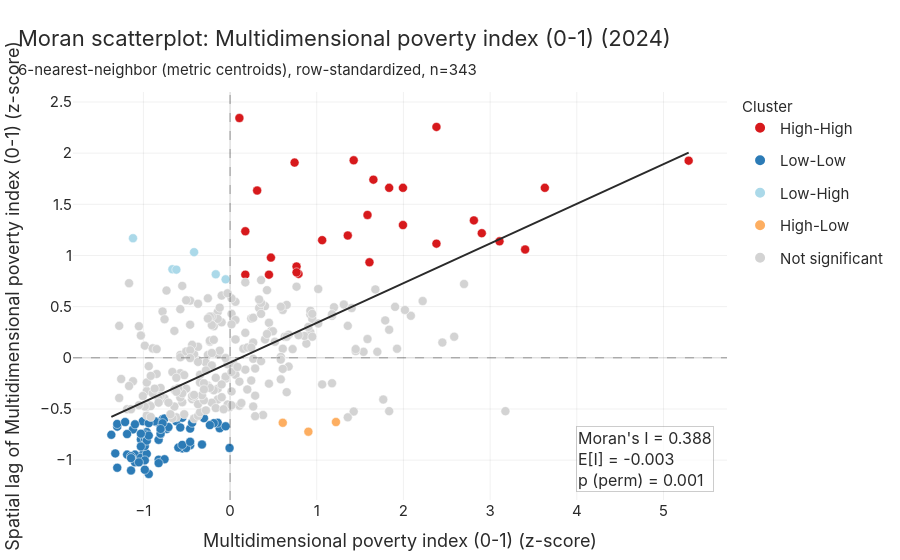

Notebook code for this chart:
### Markdown cell above
The second figure of a LISA result is the Moran scatterplot coloured by type:

### Code cell
lisa[2024].fig_scatter

### Figure 1 — Plotly figure (JSON) as saved in the notebook; plotly's stock layout.template omitted (floating-point values rounded to 4 significant figures; data arrays with more than 128 entries replaced by an {"elided": "..."} marker saying what was removed)
{"data": [{"customdata": [["Azurduy (BO-01-01-01)", 2.813, 1.343, "High-High"], ["Tarvita (BO-01-01-02)", 1.585, 1.396, "High-High"], ["Huacareta (BO-01-03-01)", 0.1759, 0.8124, "High-High"], ["Incahuasi (BO-01-05-02)", 2.904, 1.218, "High-High"], ["San Lucas (BO-01-05-03)", 1.426, 1.93, "High-High"], ["Villa Charcas (BO-01-05-04)", 1.995, 1.297, "High-High"], ["Poroma (BO-01-06-01)", 3.631, 1.661, "High-High"], ["Tacopaya (BO-02-02-02)", 0.4487, 0.8124, "High-High"], ["Aiquile (BO-02-05-01)", 0.3123, 1.635, "High-High"], ["Mizque (BO-02-12-02)", 0.1077, 2.343, "High-High"], ["Vila Vila (BO-02-12-03)", 3.108, 1.138, "High-High"], ["TIOC-Raqaypampa (BO-02-12-04)", 5.291, 1.926, "High-High"], ["San Ignacio (BO-03-06-01)", 0.4714, 0.9791, "High-High"], ["Santa Ana (BO-03-08-02)", 0.7897, 0.82, "High-High"], ["TIOC-Territorio Indígena Multiétnico (BO-03-09-01)", 2.381, 1.116, "High-High"], ["Choquecota (BO-05-02-01)", 0.7669, 0.892, "High-High"], ["Curahuara de Carangas (BO-05-11-01)", 0.1759, 1.237, "High-High"], ["Sacaca (BO-07-01-02)", 0.7669, 0.8351, "High-High"], ["San Pedro (BO-07-03-01)", 3.404, 1.059, "High-High"], ["Toro Toro (BO-07-03-02)", 2.381, 2.256, "High-High"], ["Colquechaca (BO-07-04-01)", 1.654, 1.741, "High-High"], ["Ocurí (BO-07-04-02)", 1.995, 1.661, "High-High"], ["Pocoata (BO-07-04-03)", 1.062, 1.15, "High-High"], ["Ravelo (BO-07-04-04)", 1.835, 1.661, "High-High"], ["San Pedro de Macha (BO-07-04-05)", 1.358, 1.195, "High-High"], ["Acasio (BO-07-08-01)", 0.7442, 1.907, "High-High"], ["Tinguipaya (BO-07-16-02)", 1.608, 0.9337, "High-High"]], "hovertemplate": "<b>%{customdata[0]}</b><br>Multidimensional poverty index (0-1) (z): %{customdata[1]:.3f}<br>spatial lag (z): %{customdata[2]:.3f}<br>%{customdata[3]}<extra></extra>", "legendgroup": "High-High", "marker": {"color": "#d7191c", "line": {"color": "white", "width": 0.5}, "size": 9}, "mode": "markers", "name": "High-High", "showlegend": true, "type": "scatter", "x": [2.813, 1.585, 0.1759, 2.904, 1.426, 1.995, 3.631, 0.4487, 0.3123, 0.1077, 3.108, 5.291, 0.4714, 0.7897, 2.381, 0.7669, 0.1759, 0.7669, 3.404, 2.381, 1.654, 1.995, 1.062, 1.835, 1.358, 0.7442, 1.608], "y": [1.343, 1.396, 0.8124, 1.218, 1.93, 1.297, 1.661, 0.8124, 1.635, 2.343, 1.138, 1.926, 0.9791, 0.82, 1.116, 0.892, 1.237, 0.8351, 1.059, 2.256, 1.741, 1.661, 1.15, 1.661, 1.195, 1.907, 0.9337]}, {"customdata": {"elided": "71x4 mixed values"}, "hovertemplate": "<b>%{customdata[0]}</b><br>Multidimensional poverty index (0-1) (z): %{customdata[1]:.3f}<br>spatial lag (z): %{customdata[2]:.3f}<br>%{customdata[3]}<extra></extra>", "legendgroup": "Low-Low", "marker": {"color": "#2c7bb6", "line": {"color": "white", "width": 0.5}, "size": 9}, "mode": "markers", "name": "Low-Low", "showlegend": true, "type": "scatter", "x": [-0.7789, -0.7334, -0.1196, -0.8471, -0.3242, -0.9835, -0.7107, -1.006, -1.029, -0.8243, -1.324, -1.12, -1.097, -0.9607, -0.1424, -0.4606, -1.302, -0.7561, -1.37, -0.9835, -0.5288, -0.6197, -1.006, -0.4379, -0.9835, -0.05143, -0.938, -1.029, -1.188, -1.143, -1.302, -0.3015, -0.5516, -0.5743, -0.4606, -0.1878, -0.5061, -0.8243, -0.8016, -0.8016, -0.2333, -0.9607, -0.8243, -0.8016, -0.9835, -0.8698, -0.5516, -0.9607, -0.597, -0.7561, -0.8243, -0.9835, -1.097, -0.938, -0.9835, -1.143, -0.7789, -0.8016, -0.005965, -1.302, -1.097, -1.143, -1.052, -1.188, -0.5516, -0.8016, -0.4606, -1.211, -1.029, -0.938, -1.029], "y": [-0.6008, -0.6955, -0.6879, -0.6273, -0.8471, -0.7902, -0.6766, -0.9418, -0.7978, -0.8016, -0.9342, -0.6993, -0.9456, -0.7258, -0.6349, -0.6917, -0.6728, -0.5932, -0.7524, -0.7902, -0.866, -0.6197, -0.6197, -0.6349, -0.7486, -0.669, -1.135, -0.9759, -0.9456, -1.101, -1.074, -0.5894, -0.885, -0.6804, -0.8547, -0.6387, -0.8812, -0.8016, -0.7069, -0.7448, -0.6576, -0.938, -0.9948, -0.6576, -0.8622, -0.6197, -0.5857, -0.8092, -0.8774, -0.9911, -1.029, -1.002, -1.021, -0.6387, -1.093, -0.9607, -0.6387, -0.741, -0.8812, -0.6463, -0.6501, -0.9797, -1.021, -0.7448, -0.8509, -0.6955, -0.8206, -0.6273, -0.866, -0.7599, -0.741]}, {"customdata": [["Camargo (BO-01-05-01)", -0.4152, 1.032, "Low-High"], ["Sucre (BO-01-06-02)", -1.12, 1.169, "Low-High"], ["Alcalá (BO-01-08-01)", -0.6652, 0.8655, "Low-High"], ["Omereque (BO-02-05-02)", -0.6197, 0.8617, "Low-High"], ["Colquiri (BO-04-11-02)", -0.05143, 0.7669, "Low-High"], ["Villa Nueva (BO-06-02-03)", -0.1651, 0.8162, "Low-High"]], "hovertemplate": "<b>%{customdata[0]}</b><br>Multidimensional poverty index (0-1) (z): %{customdata[1]:.3f}<br>spatial lag (z): %{customdata[2]:.3f}<br>%{customdata[3]}<extra></extra>", "legendgroup": "Low-High", "marker": {"color": "#abd9e9", "line": {"color": "white", "width": 0.5}, "size": 9}, "mode": "markers", "name": "Low-High", "showlegend": true, "type": "scatter", "x": [-0.4152, -1.12, -0.6652, -0.6197, -0.05143, -0.1651], "y": [1.032, 1.169, 0.8655, 0.8617, 0.7669, 0.8162]}, {"customdata": [["Morochata (BO-02-03-03)", 0.9033, -0.722, "High-Low"], ["Arbieto (BO-02-10-02)", 1.222, -0.6273, "High-Low"], ["Tito Yupanqui (BO-04-15-04)", 0.6078, -0.6349, "High-Low"]], "hovertemplate": "<b>%{customdata[0]}</b><br>Multidimensional poverty index (0-1) (z): %{customdata[1]:.3f}<br>spatial lag (z): %{customdata[2]:.3f}<br>%{customdata[3]}<extra></extra>", "legendgroup": "High-Low", "marker": {"color": "#fdae61", "line": {"color": "white", "width": 0.5}, "size": 9}, "mode": "markers", "name": "High-Low", "showlegend": true, "type": "scatter", "x": [0.9033, 1.222, 0.6078], "y": [-0.722, -0.6273, -0.6349]}, {"customdata": {"elided": "236x4 mixed values"}, "hovertemplate": "<b>%{customdata[0]}</b><br>Multidimensional poverty index (0-1) (z): %{customdata[1]:.3f}<br>spatial lag (z): %{customdata[2]:.3f}<br>%{customdata[3]}<extra></extra>", "legendgroup": "Not significant", "marker": {"color": "#d3d3d3", "line": {"color": "white", "width": 0.5}, "size": 9}, "mode": "markers", "name": "Not significant", "showlegend": true, "type": "scatter", "x": {"elided": "236 float values"}, "y": {"elided": "236 float values"}}, {"hoverinfo": "skip", "line": {"color": "#2a2a2a", "width": 2}, "mode": "lines", "name": "OLS fit", "showlegend": false, "type": "scatter", "x": [-1.37, 5.291], "y": [-0.5774, 2.005]}], "layout": {"annotations": [{"align": "left", "bgcolor": "rgba(255,255,255,0.72)", "bordercolor": "rgba(0,0,0,0.2)", "borderwidth": 1, "showarrow": false, "text": "Moran's I = 0.388<br>E[I] = -0.003<br>p (perm) = 0.001", "x": 0.98, "xanchor": "right", "xref": "paper", "y": 0.02, "yanchor": "bottom", "yref": "paper"}], "legend": {"title": {"text": "Cluster"}}, "margin": {"t": 92}, "shapes": [{"line": {"color": "rgba(0,0,0,0.35)", "dash": "dash", "width": 1}, "type": "line", "x0": 0, "x1": 1, "xref": "x domain", "y0": 0.0, "y1": 0.0, "yref": "y"}, {"line": {"color": "rgba(0,0,0,0.35)", "dash": "dash", "width": 1}, "type": "line", "x0": 0.0, "x1": 0.0, "xref": "x", "y0": 0, "y1": 1, "yref": "y domain"}], "title": {"subtitle": {"text": "6-nearest-neighbor (metric centroids), row-standardized, n=343"}, "text": "Moran scatterplot: Multidimensional poverty index (0-1) (2024)"}, "xaxis": {"title": {"text": "Multidimensional poverty index (0-1) (z-score)"}}, "yaxis": {"title": {"text": "Spatial lag of Multidimensional poverty index (0-1) (z-score)"}}}}
